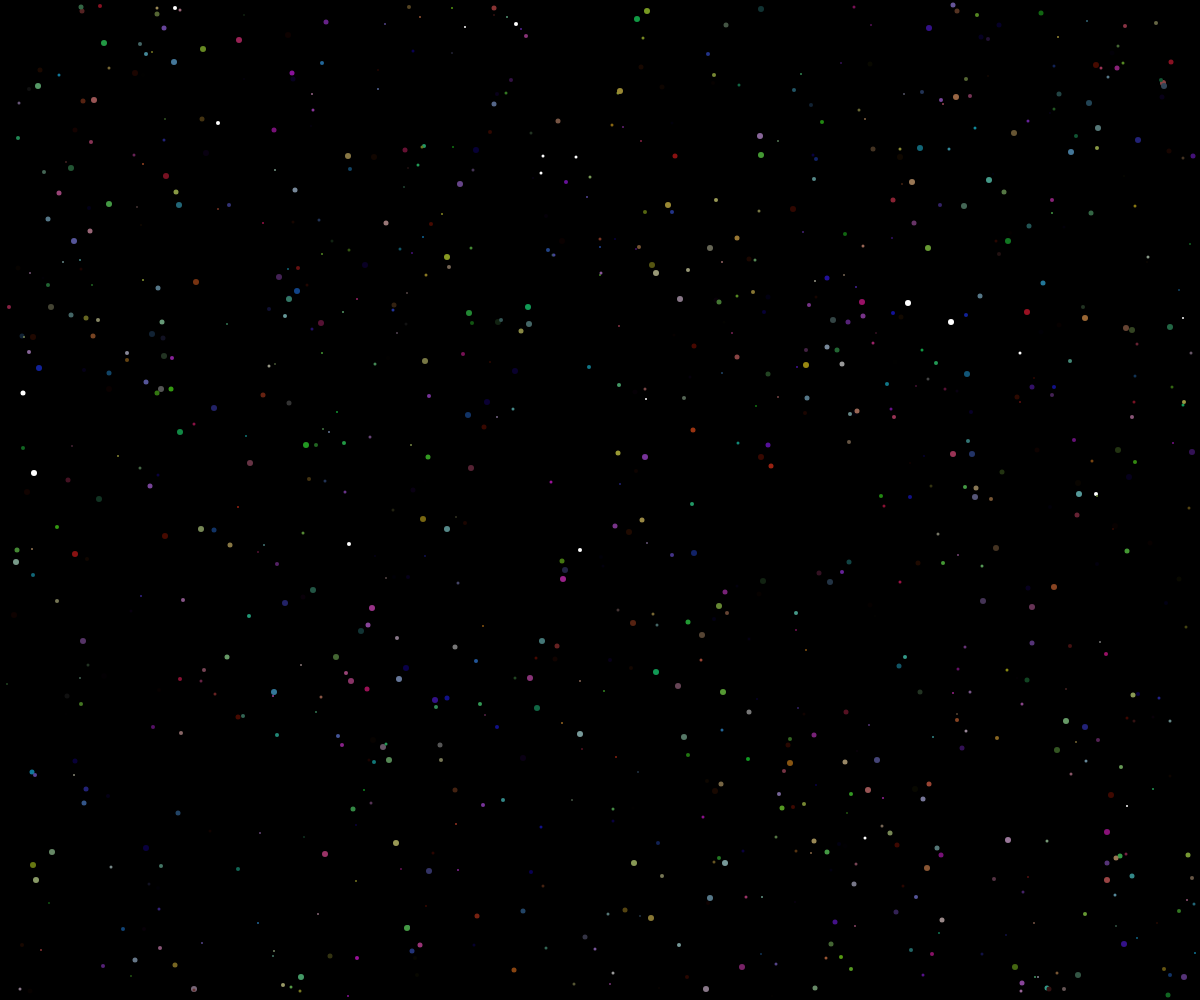
Frame 1 (no input)
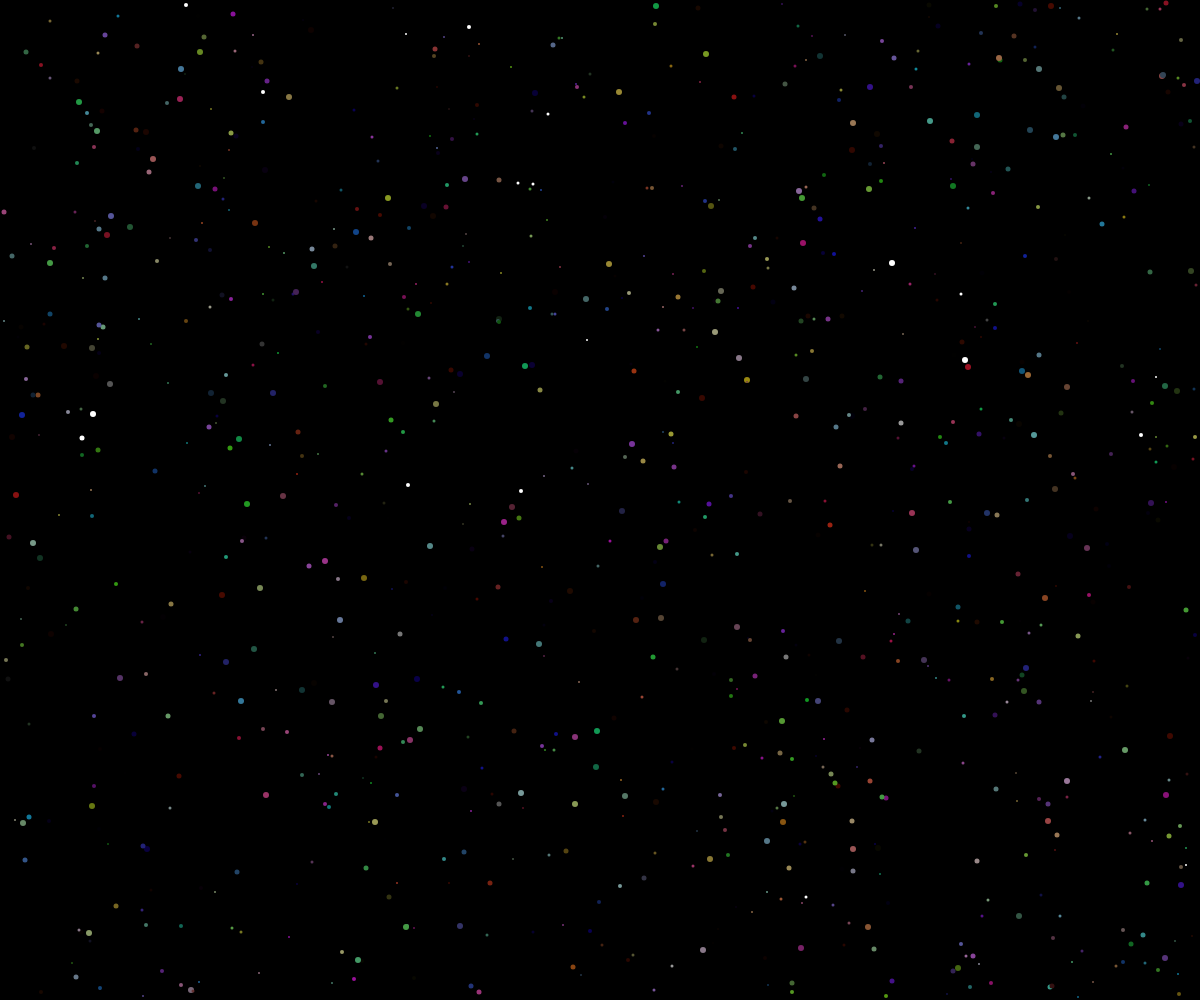
Frame 60 (no input)
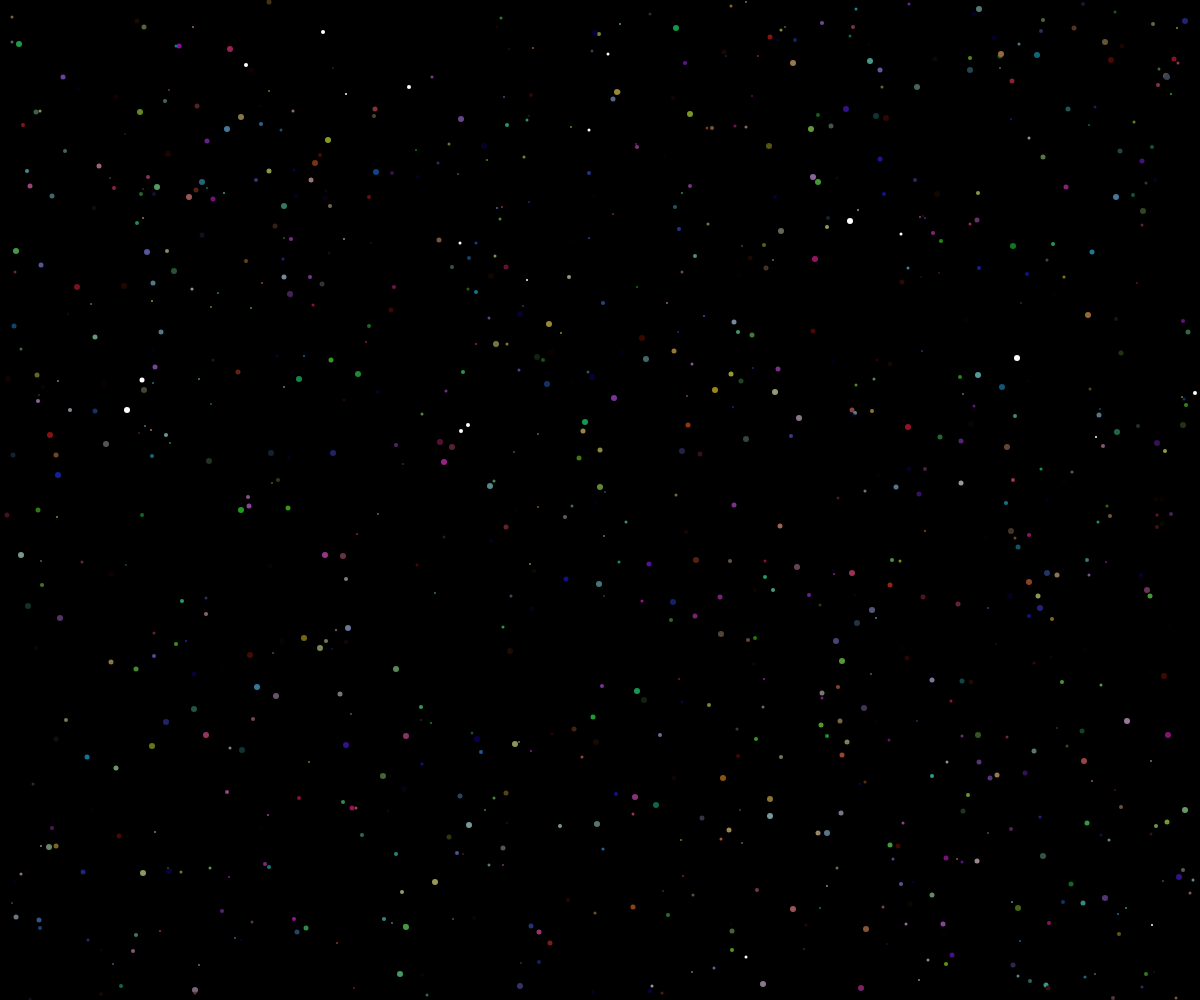
Frame 120 (the mouse pressed at the canvas centre since frame 60)

The p5.js sketch that drew these frames (run headless with seeded random() and noise() and a simulated clock; from frame 60 on, the mouse is pressed at the canvas centre):

// p5.js sketch
// ── sketch.js
let B = [];
let numberOfBalls = 1000;

class Ball {
	constructor() {
		this.horizontalMovement = this.randomMovement();
		this.verticalMovement = this.randomMovement();
		let S = Number.parseInt(Math.random() * 5) + 2;
		this.w = S;
		this.h = S;
		this.x = Number.parseInt(Math.random() * (width - S * 2)) + S;
		this.y = Number.parseInt(Math.random() * (height - S * 2)) + S;
		this.c = this.randomColor();
		this.collide = false;
	}
	randomMovement() {
		let type = Number.parseInt(Math.random() * 2);
		return type === 1 ? 1 : -1;
	}
	randomColor() {
		let r = Number.parseInt(Math.random() * 10) + 1;
		let g = Number.parseInt(Math.random() * 10) + 1;
		let b = Number.parseInt(Math.random() * 10) + 1;
		return `#${r}${g}${b}`;
	}
	make() {
		noStroke();
		fill(this.c);
		ellipse(this.x, this.y, this.w, this.h);
	}
	move() {
		this.wallCollision();
		this.x = this.x + this.horizontalMovement;
		this.y = this.y + this.verticalMovement;
	}
	wallCollision() {
		if (this.x - this.w * 0.5 <= 0) {
			this.horizontalMovement = this.horizontalMovement * -1;
		}
		if (this.y - this.h * 0.5 <= 0) {
			this.verticalMovement = this.verticalMovement * -1;
		}
		if (this.x + this.w * 0.5 >= width) {
			this.horizontalMovement = this.horizontalMovement * -1;
		}
		if (this.y + this.h * 0.5 >= height) {
			this.verticalMovement = this.verticalMovement * -1;
		}
	}
	pythagorousTheorum(point1, point2) {
		let ans = Math.pow(point1.x - point2.x, 2) + Math.pow(point1.y - point2.y, 2);
		return Math.abs(Number(Math.sqrt(ans)));
	}
	theta(point1, point2) {
		return Math.abs(Number(Math.atan2(point1.y - point2.y, point1.x - point2.x) * (180 / Math.PI)));
	}
	interCollision(ball) {
		let arm1 = this.w * 0.5;
		let arm2 = ball.w * 0.5;
		let totalArm = arm1 + arm2;
		let distance = this.pythagorousTheorum({ x: this.x, y: this.y }, { x: ball.x, y: ball.y });
		let angle = this.theta({ x: this.x, y: this.y }, { x: ball.x, y: ball.y });
		if (distance <= totalArm) {
			this.collide = true;
			if ((angle >= 0 && angle < 30) || (angle <= 360 && angle > 330) || (angle >= 150 && angle < 210)) {
				this.horizontalMovement = this.horizontalMovement * -1;
				// ball.horizontalMovement = ball.horizontalMovement * -1;
			} else if ((angle >= 240 && angle < 300) || (angle >= 60 && angle < 120)) {
				this.verticalMovement = this.verticalMovement * -1;
				// ball.verticalMovement = ball.verticalMovement * -1;
			} else {
				this.verticalMovement = this.verticalMovement * -1;
				this.horizontalMovement = this.horizontalMovement * -1;
				// ball.verticalMovement = ball.verticalMovement * -1;
				// ball.horizontalMovement = ball.horizontalMovement * -1;
			}
		} else {
			this.collide = false;
		}
	}
}

function setup() {
	createCanvas(window.innerWidth, window.innerHeight);
	// frameRate(50);
	// noLoop();
	for (let i = 0; i < numberOfBalls; i++) {
		let ball = new Ball();
		B[i] = ball;
	}
}

function draw() {
	background(0);
	for (let i = 0; i < numberOfBalls; i++) {
		B[i].move();
		B[i].make();
		for (let j = 0; j < numberOfBalls; j++) {
			if (B[i] != B[j]) {
				B[i].interCollision(B[j]);
			}
		}
	}
}
